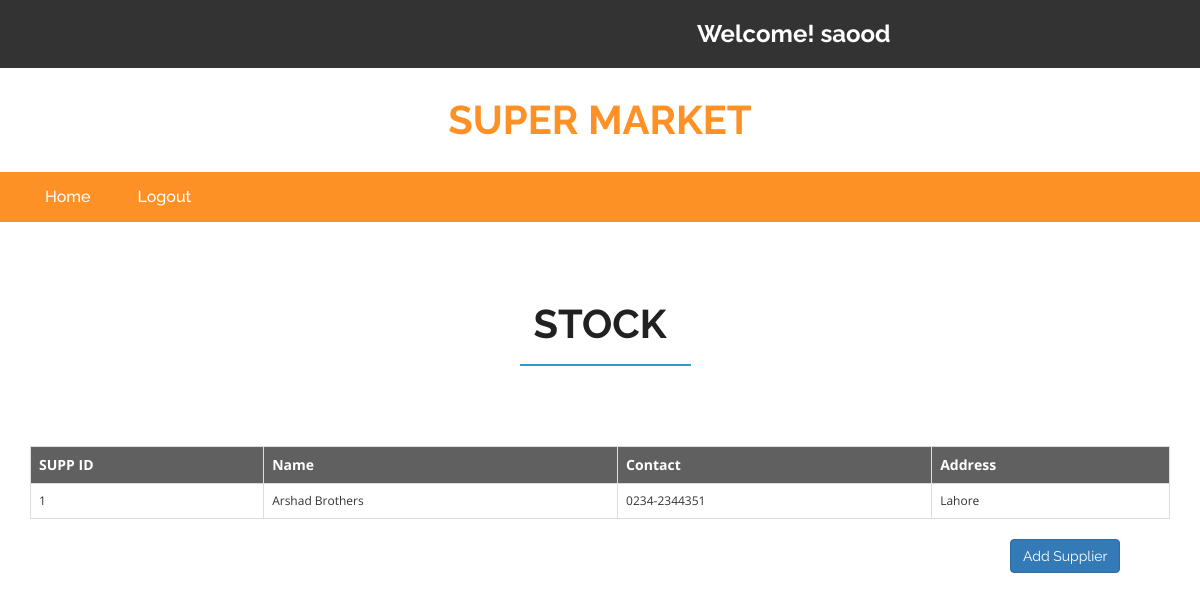
Screenshot of /supp_show.php (signed in) with the database file from the repository.
### tables this page shows
CREATE TABLE `SUPPLIER` (
  `SUPP_ID` int(11) NOT NULL,
  `NAME` varchar(20) NOT NULL,
  `CONTACT` varchar(20) NOT NULL,
  `ADDRESS` varchar(30) NOT NULL
);

### supp_show.php (the view, shortened to what this page needs)
<?php
	include "connect.php";
?>
<!DOCTYPE html>
<html>
<head>
    <link href="css/bootstrap.css" rel="stylesheet" type="text/css" media="all" />
    <link href="css/checkbox.css" rel="stylesheet" type="text/css" media="all" />
    <link href="css/style.css" rel="stylesheet" type="text/css" media="all" />
    <link href="css/style1.css" rel="stylesheet" type="text/css" media="all" />
    <link href="css/font-awesome.css" rel="stylesheet">
</head>
<body>
	<div class="agileits_header">
        <div class="container">
            <div class="w3l_offers">
            </div>
            <div class="agile-login">
                <h3 style="color:white">Welcome!
                    <?php if(isset($_SESSION["name"])) {echo $_SESSION["name"];} ?>
                </h3>
            </div>
        </div>
    </div>
    <div class="logo_products">
        <div class="container">
            <div class="w3ls_logo_products_left">
                <h1><a href="customer-home.php">super Market</a></h1>
            </div>
            <div class="clearfix"> </div>
        </div>
    </div>
    <div class="navigation-agileits">
        <div class="container">
            <nav class="navbar navbar-default">
                <div class="collapse navbar-collapse" id="bs-megadropdown-tabs">
                    <ul class="nav navbar-nav" >
                        <li class="active"><a href="customer-home.php" class="act">Home</a></li>
                        <li class="active"><a href="logout.php">Logout</a></li>
                    </ul>
                </div>
            </nav>
        </div>
    </div>
	<div class="login">
        <div class="container">
            <h2>Stock</h2>
        </div>
    </div>
	<?php
            $qry = "SELECT * FROM SUPPLIER";
            $res = $con->query($qry);
			$result = "";
            $class = "tblro";
            $flag = 1;
			if ($res->num_rows>0) {
                $result .= "<div class ='container'>";
				$result .= "<table align='center' class='table table-bordered'>";
				$result .= "<tr class='tblh'><th>SUPP ID</th><th>Name</th><th>Contact</th><th>Address</th></tr>";
				while ($row = $res->fetch_assoc())
				{
					$result .= "<tr class ='".$class."'>
									<td>
										".$row['SUPP_ID']."
									</td>
									<td>
										".$row['NAME']."
									</td>
									<td>
										".$row['CONTACT']."
									</td>
									<td>
										".$row['ADDRESS']."
									</td>
								</tr>";
                    $flag++;
                    if(($flag)%2==0)
                        $class = "tblre";
                    else
                        $class = "tblro";
				}
				$result .= "</table></div>";
			}
			echo $result;
	?>
	<div class="form-group row">
            <div class="col-sm-10"></div>
            <a class='btn btn-primary' href='new_supp.php'>Add Supplier</a>
            <div class="col-sm-2"></div>
    </div>
</body>
</html>

### css/style.css (style rules this page uses)
html, body { font-size: 100%; font-family: 'Open Sans', sans-serif; background:#ffffff; }
ul li,ol li { font-size:14px; }
h1,h2,h3,h4,h5,h6,a { font-family: 'Raleway', sans-serif; margin:0; font-weight:700; }
ul,label { margin:0; padding:0; }
.agileits_header { background: #333333; padding: 12px 0; }
.w3l_offers { float: left; padding: 9px 0; width: 47%; }
.agile-login { float: left; width: 40%; text-align: center; padding: 9px 0; }
.logo_products { padding: 2em 0; }
.w3ls_logo_products_left { float: left; text-align: center; width: 33.33%; }
.w3ls_logo_products_left h1 a { font-size: 40px; color: #fe9126; text-decoration: none; text-transform: uppercase; display: block; line-height: 1; }
.navbar-default .navbar-nav > li > a { color: #fff; font-size: 16px; font-weight: 500; }
.navbar-default .navbar-nav > .active > a, .navbar-default .navbar-nav > .active > a:hover, .navbar-default .navbar-nav > .active > a:focus { background-color: transparent; color: #fff !important; }
.navbar-default .navbar-collapse, .navbar-default .navbar-form { border: none; }
.navbar { position: relative; min-height: 50px; margin-bottom: 10px; border: 1px solid transparent; }
.navbar-default { background: none; border: none; }
.navbar-collapse { padding: 0; }
.navigation-agileits { background: #fe9126; }
.navbar-nav > li { float: left; margin-left: 17px; }
.navbar-nav > li:nth-child(1) { margin-left: 0px; }
.navbar-collapse { padding: 0; box-shadow: none; }
.navbar { margin-bottom: 0; border: none; }
.top-brands h2,.newproducts-w3agile h3,.login h2,.register h2,.faq-w3agile h3,.brands h3 { text-align:center; color:#212121; padding-bottom:.5em; position:relative; font-size: 2.5em; text-transform: uppercase; }
.top-brands h2:after,.newproducts-w3agile h3:after,.login h2:after,.register h2:after,.faq-w3agile h3:after,.brands h3:after { content: ''; background: #3399cc; height: 2px; width: 15%; position: absolute; bottom: 0%; left: 43%; }
.login { padding: 5em 0; }

### supp_show.php (style rules this page uses)
.tblh { background: #616060; font-size: 14px; color: white; }
.tblro { font-size: 12px; }

### rows the page displays
supplier: SUPP_ID "1", NAME "Arshad Brothers", CONTACT "0234-2344351", ADDRESS "Lahore"

### other values shown
$_SESSION["name"] "saood"
